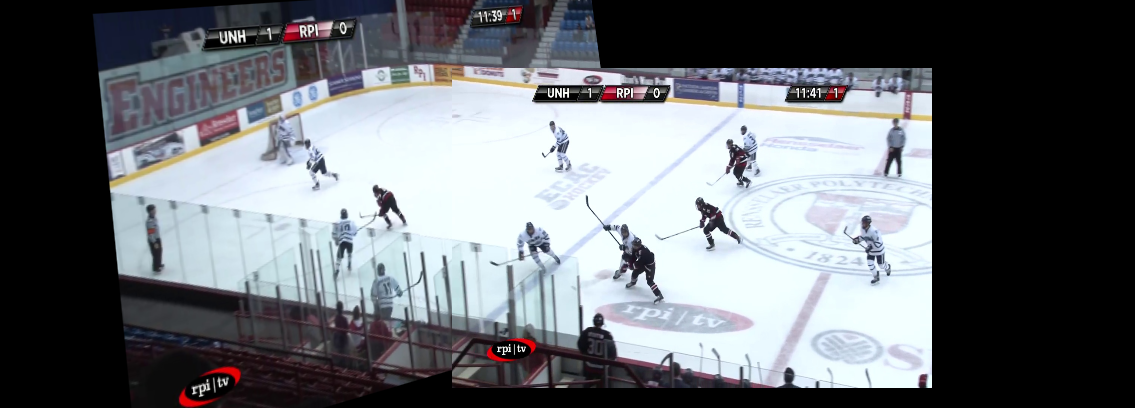
#> input picture code/research code/panorama/2_image_pano.png, 1135 x 408 px
$ python -i on_ice_yellow_line.py   (imports and definitions only)
#> lines starting #> are read from the running program, lines starting #| are printed output that depends on the picture; after the words box and inside, x2 and y2 are one past the last pixel; in counts of white or black regions, pixels touching at a corner belong together
#> further down, picture is the input picture: shape (408, 1135, 3); mean B, G, R 113.7, 109, 105.1
import cv2
import numpy as np

def define_lines(im,draw = False):

#> called with draw = False
  corner_lines = [None,None]
  yellow_contours = []
  hsv = cv2.cvtColor(im, cv2.COLOR_BGR2HSV)
#> hsv: shape (408, 1135, 3); mean H, S, V 68.4, 24.9, 115.5
  r, g, b, rng = (62, 90, 206, 42) # yellow (use 1000 bottom threshold)
  lower_range = np.array([r-rng, g-rng, b-rng], dtype=np.uint8)
  upper_range = np.array([r+rng, g+rng, b+rng], dtype=np.uint8)
  mask = cv2.inRange(hsv, lower_range, upper_range)
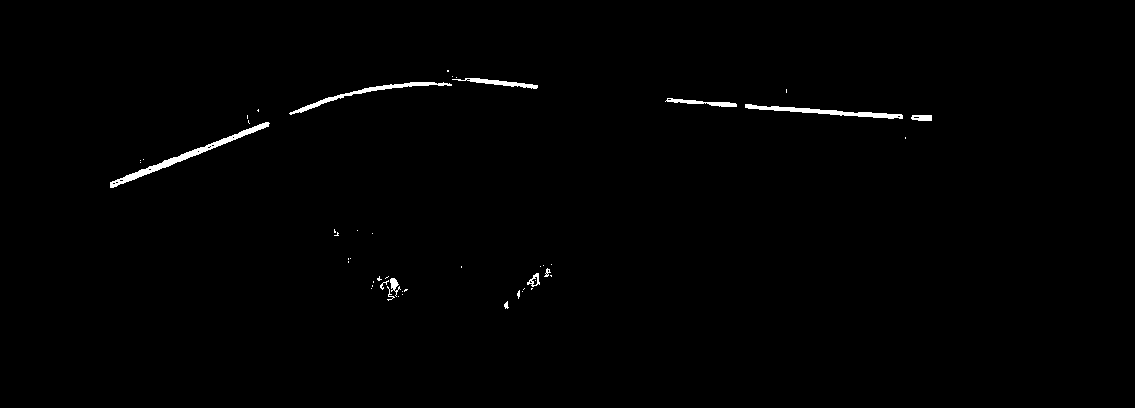
#> mask: shape (408, 1135); 0.73% white; 49 white regions (37 under 20 px), largest, box (x1, y1, x2, y2) and area: (110, 122, 270, 188) 983, (745, 104, 903, 119) 689, (289, 82, 452, 115) 622
  edges = cv2.Canny(mask,0,0,apertureSize = 5)
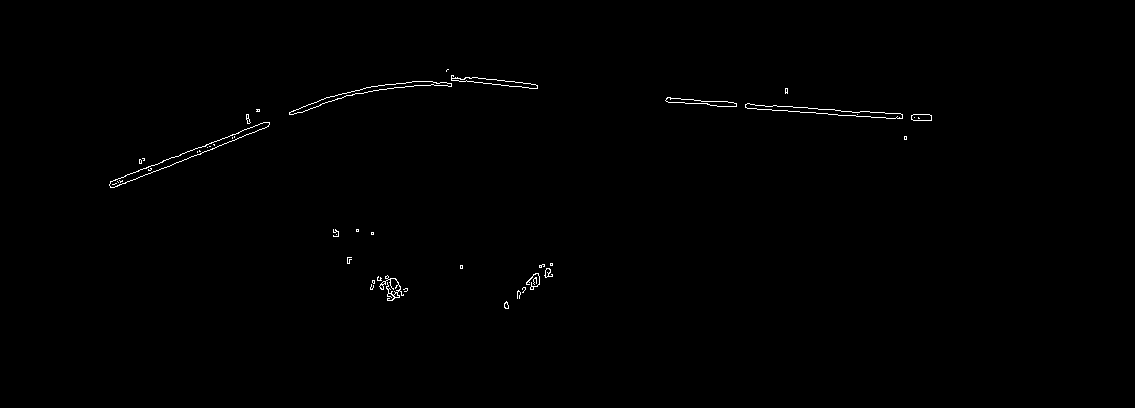
#> edges: shape (408, 1135); 0.42% white in thin lines or dots, all inside (x1, y1, x2, y2) = (109, 69, 932, 309)
  lines = cv2.HoughLinesP(edges,1,np.pi/180,100,20)
#> lines = 24 rows, first 6: [773, 105, 776, 105], [897, 118, 902, 118], [440, 82, 446, 82], [916, 120, 930, 120], [824, 109, 834, 109], [862, 116, 870, 116]
  lines2 = cv2.HoughLines(edges,1,np.pi/180,150)
#> lines2 = [[51, 1.64], [55, 1.64]]
  print(len(lines),len(lines2))
#| 24 2

  radial = {}
  if(lines2 is not None):
    for line in lines2:
      for rho,theta in line:
        radial.setdefault(theta,[]).append(rho)
#> this loop made 2 passes
#> after the loop, radial = {1.64: [51, 55]}
  negative_slope = {}
  if(len(radial.keys())>0):
    rad_min = min(radial.keys())
#> rad_min = 1.64
    rad_max = max(radial.keys())
#> rad_max = 1.64
    list_range = rad_max-rad_min
#> list_range = 0
    HORIZONTAL_RADIANS = 1.5708
    PERPENTICULAR_RANGE = 0.2

    # if perpendicular enough lines marking hard corner of ice
    if(list_range>PERPENTICULAR_RANGE):
      positive_slope = {theta: rhos for theta,rhos in radial.items() if (theta<HORIZONTAL_RADIANS and abs(theta - HORIZONTAL_RADIANS)>PERPENTICULAR_RANGE/2.0 )}
      negative_slope = {theta: rhos for theta,rhos in radial.items() if (theta>HORIZONTAL_RADIANS and abs(theta - HORIZONTAL_RADIANS)>PERPENTICULAR_RANGE/2.0 )}
      pos_duplicates = {theta: rhos for theta, rhos in positive_slope.items() if len(rhos)==2}
      neg_duplicates = {theta: rhos for theta, rhos in negative_slope.items() if len(rhos)==2}

      if(len(pos_duplicates.keys())==1):
        theta = list(pos_duplicates.keys())[0] # bc its the only one
        corner_lines[0] = [theta,max(pos_duplicates[theta])]
      if(len(neg_duplicates.keys())==1):
        theta = list(neg_duplicates.keys())[0] # bc its the only one
        corner_lines[1] = [theta,max(neg_duplicates[theta])]

      if(corner_lines[0] == None and len(positive_slope.keys())==1):
        theta = list(positive_slope.keys())[0]
        corner_lines[0] = [theta,max(positive_slope[theta])]
      if(corner_lines[1] == None and len(negative_slope.keys())==1):
        theta = list(negative_slope.keys())[0]
        corner_lines[1] = [theta,max(negative_slope[theta])]

      if(corner_lines[0] == None and len(positive_slope.keys())>0):
        theta = max(positive_slope.keys())
        corner_lines[0] = [theta,max(positive_slope[theta])]
      if(corner_lines[1] == None and len(negative_slope.keys())>0):
        theta = max(negative_slope.keys())
        corner_lines[1] = [theta,max(negative_slope[theta])]
    # else we just need a horizontal yellow line
    else:

      positive_slope = {theta: rhos for theta,rhos in radial.items() if (theta<HORIZONTAL_RADIANS )}
#> positive_slope = 0 items
      negative_slope = {theta: rhos for theta,rhos in radial.items() if (theta>HORIZONTAL_RADIANS )}
#> negative_slope = {1.64: [51, 55]}

      #print("|"+str(len(positive_slope.keys()))+"|"+str(len(negative_slope.keys()))+"|"+str(len(radial.keys()))+"|")
      if(len(positive_slope.keys())>len(negative_slope.keys())):
        theta_avg = [sum(positive_slope.keys())/len(positive_slope.keys())]
        best_index = 50
        for theta in positive_slope.keys():
          if(abs(theta-theta_avg[0])<abs(best_index-theta_avg[0])):
            best_index = theta
        corner_lines = [[best_index,min(positive_slope[best_index])]]
      else:
        theta_avg = [sum(negative_slope.keys())/len(negative_slope.keys())]
#> theta_avg = [1.64]
        best_index = 50
        for theta in negative_slope.keys():
          if(abs(theta-theta_avg[0])<abs(best_index-theta_avg[0])):
            best_index = theta
#> this loop made 1 pass
#> (theta, best_index) on pass 1: (1.64, 1.64)
#> after the loop, best_index = 1.64
        corner_lines = [[best_index,max(negative_slope[best_index])]]
#> corner_lines = [[1.64, 55]]

  if(draw):
    for theta,rhos in radial.items():
      for rho in rhos:
        a = np.cos(theta)
        b = np.sin(theta)
        x0 = a*rho
        y0 = b*rho
        x1 = int(x0 + 1500*(-b))
        y1 = int(y0 + 1500*(a))
        x2 = int(x0 - 1500*(-b))
        y2 = int(y0 - 1500*(a))
        cv2.line(im,(x1,y1),(x2,y2),(0,0,255),2)

  # for blue board line use
  if(lines is not None):
    best = None
    for line in lines:
      for x1,y1,x2,y2 in line:
        yellow_contours.append((x1,y1,x2,y2))
#> this loop made 24 passes
#> after the loop, yellow_contours = 24 items, first 6: (773, 105, 776, 105), (897, 118, 902, 118), (440, 82, 446, 82), (916, 120, 930, 120), (824, 109, 834, 109), (862, 116, 870, 116)

  while(None in corner_lines):
    corner_lines.remove(None)
#> this loop made 0 passes
  return yellow_contours,corner_lines

>>> import cv2
>>> picture = cv2.imread('../../research code/panorama/2_image_pano.png')
>>> result = define_lines(picture)

$ run again, on code/research code/panorama/pano_from_scratch_v1.png
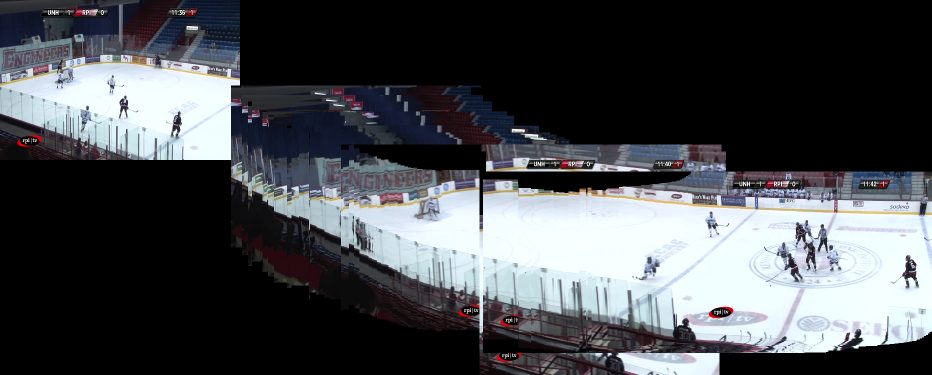
#> input picture code/research code/panorama/pano_from_scratch_v1.png, 1864 x 750 px (shown at 1/2 size)
#> picture is the input picture: shape (750, 1864, 3); mean B, G, R 79.7, 75.9, 73.2
#> hsv: shape (750, 1864, 3); mean H, S, V 55.2, 25.8, 81.2
#> in define_lines, `mask = cv2.inRange(hsv, lower_range, upper_range)`:
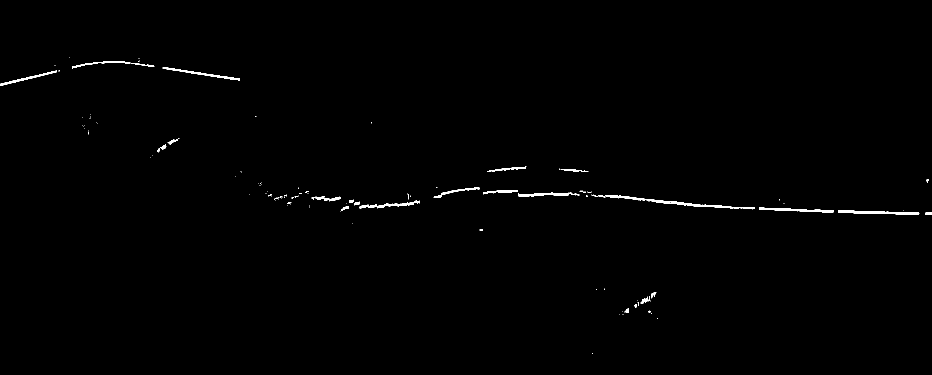
#> mask: shape (750, 1864) (shown at 1/2 size); 0.53% white; 124 white regions (95 under 20 px), largest, box (x1, y1, x2, y2) and area: (1210, 390, 1510, 419) 1142, (1676, 421, 1839, 430) 799, (1518, 415, 1667, 425) 637
#> in define_lines, `edges = cv2.Canny(mask,0,0,apertureSize = 5)`:
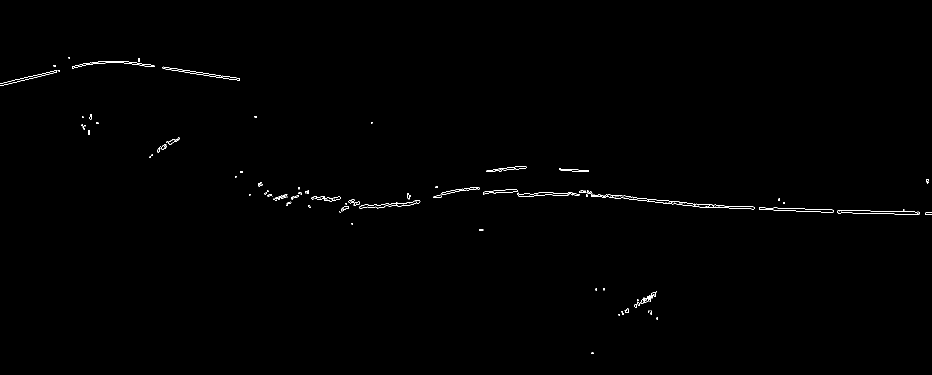
#> edges: shape (750, 1864) (shown at 1/2 size); 0.35% white in thin lines or dots, all inside (x1, y1, x2, y2) = (0, 114, 1864, 708)
#> lines = 90 rows, first 6: [1768, 423, 1790, 423], [1580, 417, 1607, 417], [928, 380, 931, 380], [1424, 410, 1428, 410], [1172, 393, 1175, 393], [1409, 408, 1411, 408]
#> lines2 = [[361, 1.61], [309, 1.64], [331, 1.62], [365, 1.61], [391, 1.59], [307, 1.64], [333, 1.62], [84, 1.73], [396, 1.59]]
#| 90 9
#> the loop in define_lines, `for line in lines2:` made 9 passes
#> after the loop in define_lines, `for line in lines2:`: radial = {1.61: [361, 365], 1.64: [309, 307], 1.62: [331, 333], 1.59: [391, 396], 1.73: [84]}
#> rad_min = 1.59
#> rad_max = 1.73
#> list_range = 0.14
#> positive_slope = 0 items
#> negative_slope has the same summary as radial
#> theta_avg = [1.64]
#> the loop in define_lines, `for theta in negative_slope.keys():` made 5 passes
#> (theta, best_index) on passes 1 to 2: (1.61, 1.61), (1.64, 1.64)
#> after the loop in define_lines, `for theta in negative_slope.keys():`: best_index = 1.64
#> corner_lines = [[1.64, 309]]
#> the loop in define_lines, `for line in lines:` made 90 passes
#> after the loop in define_lines, `for line in lines:`: yellow_contours = 90 items, first 6: (1768, 423, 1790, 423), (1580, 417, 1607, 417), (928, 380, 931, 380), (1424, 410, 1428, 410), (1172, 393, 1175, 393), (1409, 408, 1411, 408)
